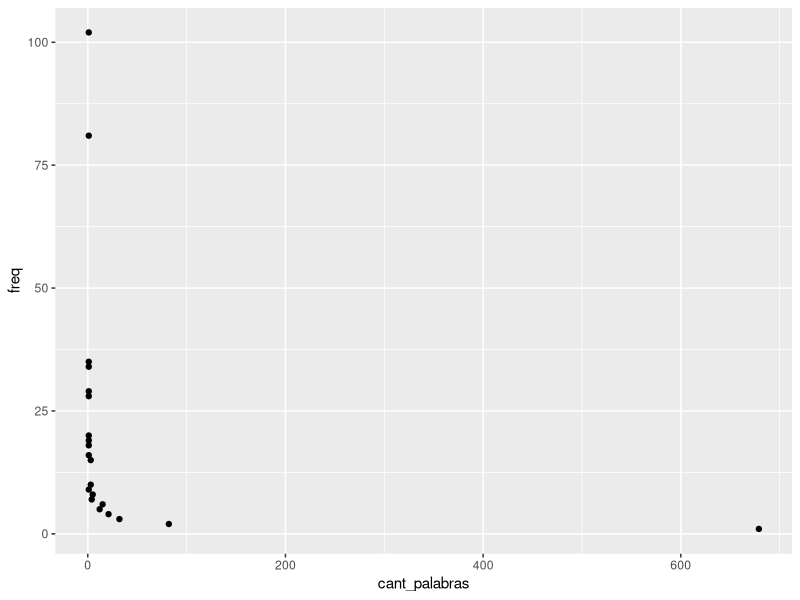
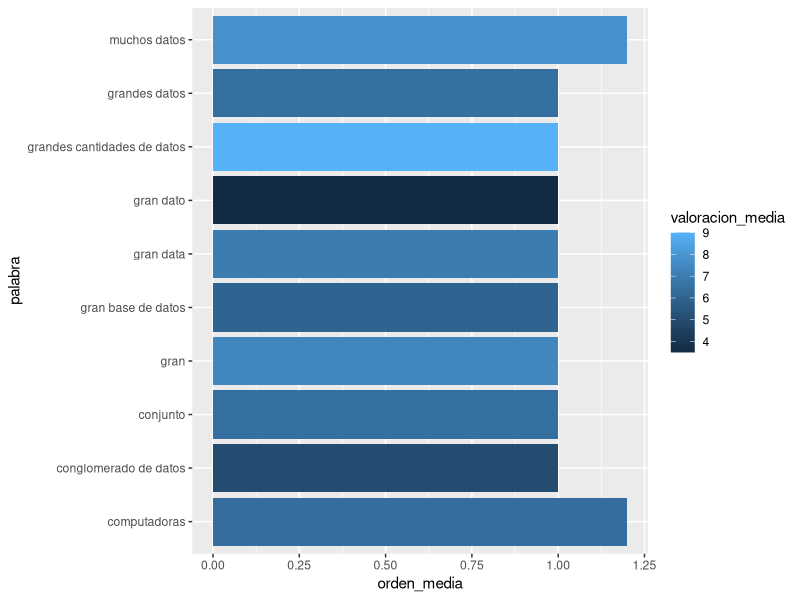

The R source for these figures, in order:
## ---- chunk 1
# para cargar una libreria primero hay que instalarla:
# install.packages("readr")
# install.packages("tidyverse")

library(readr) # vamos a cargar las librerias
library(tidyverse) 

asociaciones <- readr::read_csv(file = "data/asociaciones.csv")
## ---- chunk 2
dim(asociaciones)
head(asociaciones, n = 10) 
## ---- chunk 3
summary(asociaciones)
## ---- chunk 4
glimpse(asociaciones) # muestra la estructura de la tabla 

asoc_frecuentes <- asociaciones %>% # (Paso0) y (Paso1)
  group_by(palabra) %>% # (Paso2)
  summarize( 
    freq = n(), # (Paso3)
    valoracion_media = mean(valoracion), # (Paso4)
    orden_media = mean(orden) #(Paso5)
  )

glimpse(asoc_frecuentes) 
## ---- chunk 5
asoc_frecuentes %>%  # no guardamos el resultado, solo lo imprimimos
  slice_max(order_by = freq, n=10) # ordenamos por freq y cortamos en 10 registros
## ---- chunk 6
asoc_frecuentes %>%  
  slice_max(order_by = valoracion_media, n=10) # las de valor mas alto

asoc_frecuentes %>%  
  slice_min(order_by = valoracion_media, n=10) # las de valor mas bajo
## ---- chunk 7
asoc_frecuentes %>% # Paso1
  group_by(freq) %>% # Paso2
  summarize(cant_palabras = n()) %>% # Paso3
  ggplot( # Paso 4: usamos la librería ggplot2 y la función ggplot
    aes(x=cant_palabras,y=freq) # mapeeamos los datos en los ejes x e y
    ) + # los componentes de ggplot se concatenan con +, ya que no son pasos secuenciales
  geom_point()
## ---- chunk 8
asoc_frecuentes <- asoc_frecuentes %>% # vamos a pisar la tabla con el resultado
  filter(freq > 1)

glimpse(asoc_frecuentes)
## ---- chunk 9
asoc_frecuentes %>% 
    slice_min(order_by = orden_media, n=10) %>% # las de valor mas bajo
  ggplot( # vamos a usar ggplot para graficar
    aes( # dentro de aes indicamos las variables a vincular con las partes del gráfico
      y = palabra,
      x = orden_media,
      fill = valoracion_media
    )
  ) + 
  geom_col()
## ---- chunk 10
analisis_proto <- function (tabla_evocaciones) {
  
  # las operaciones van aca...
  # por ahora no vamos a hacer nada mas que asignar nuestro input a un nuevo objeto...
  objeto_a_devolver <- tabla_evocaciones 
  
  return(objeto_a_devolver) # ... y lo devolvemos
}
## ---- chunk 11
analisis_proto(asociaciones) %>% glimpse()
## ---- chunk 12
analisis_proto <- function (tabla_evocaciones, frecuencia_minima = 2) {
  
  # parametros:
  # tabla_evocaciones = la tabla de evocaciones con las columnas palabra, valoracion, orden
  # frecuencia_minima = un numero que representa la repetición mínima de palabras (aca podemos agregar un valor por defecto)
  # ...
  
  # (paso 1) tabla de frecuencias
  asoc_frecuentes <- asociaciones %>% 
    group_by(palabra) %>% 
    summarize( 
      freq = n(), 
      valoracion_media = mean(valoracion), 
      orden_media = mean(orden) 
    )  
  
  # (paso 2) establecemos un umbral de frecuencia minima
  
  asoc_frecuentes <- asoc_frecuentes %>% 
    filter(freq > frecuencia_minima) 
  
  return(asoc_frecuentes) # ... y lo devolvemos
}
## ---- chunk 13
analisis_proto(asociaciones) %>% glimpse()
